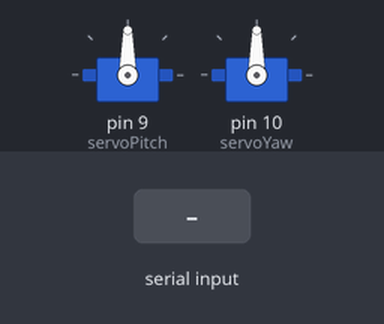
This sketch was run on a simulated Arduino Uno, built with avr-gcc and run on an emulated ATmega328P. Shown: 2 × servo. The test bench sets the inputs (shaded band). What the sketch prints to the serial monitor is not drawn.

Above: at 1.2 s.
1.3 s: "s90\n" received over Serial
At 1.8 s:
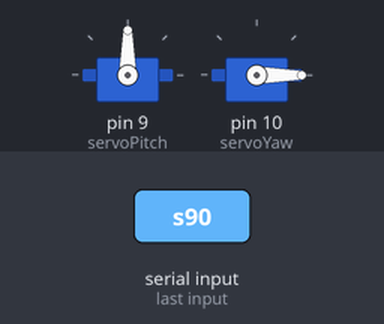
2.8 s: "s,45\n" received over Serial
At 4.0 s:
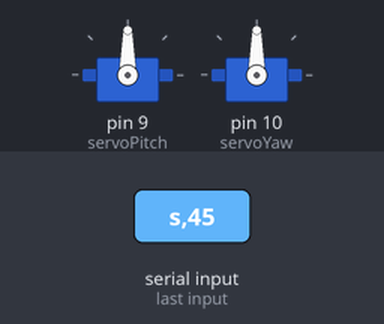
4.3 s: "t90\n" received over Serial
At 5.3 s:
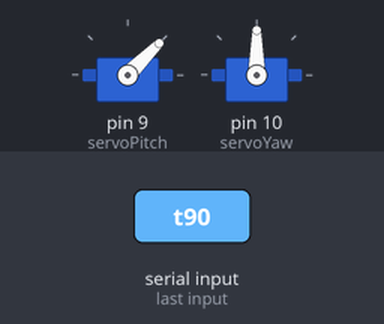
5.8 s: "t,45\n" received over Serial
At 6.4 s:
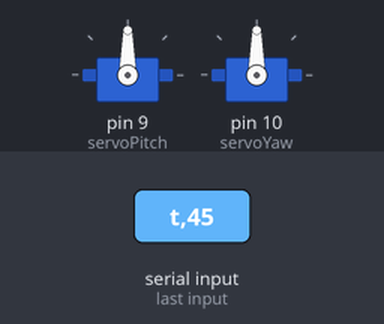
7.3 s: "s" received over Serial
At 8.5 s:
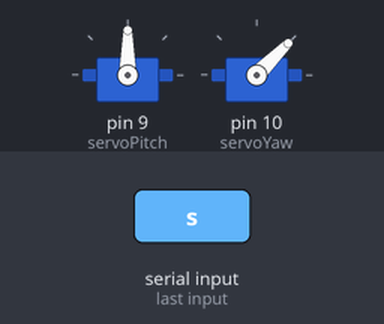
8.8 s: "t" received over Serial
At 9.9 s:
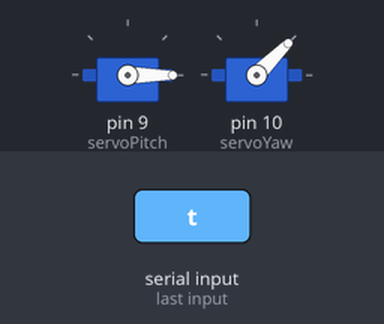
Timing chart, 0 to 11.3 s (numbered marks = the images above; inputs shaded):
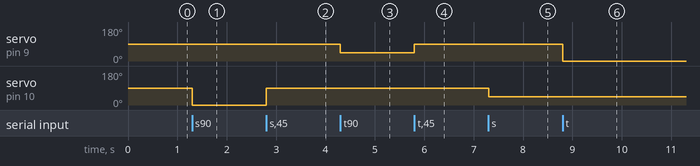

The sketch:

servocontrol.ino
```cpp
#include <Servo.h>

Servo servoYaw;
Servo servoPitch;

int pos = 0;

void setup()
{
  servoPitch.attach(9);
  servoYaw.attach(10);
  servoYaw.write(90);
  servoPitch.write(90);
  Serial.begin(19200);
  Serial.println("Receiving commands.");
}

void loop()
{
  static int buffer = 0;

  if (Serial.available())
  {
    char ch = Serial.read();

    switch(ch)
    {
      case '0'...'9':
        buffer = buffer * 10 + ch - '0';
        break;
      case 's':
        servoYaw.write(buffer);
        delay(15);
        //Serial.print("Yaw is set to: ");
        //Serial.print(buffer, DEC);
        //Serial.println(" degrees");
        buffer = 0;
        break;
      case 't':
        servoPitch.write(buffer);
        delay(15);
        //Serial.print("Pitch is set to: ");
        //Serial.print(buffer, DEC);
        //Serial.println(" degrees");
        buffer = 0;
        break;
    }
  }
}
```

Measured:
- after the input at 1.3 s, servo on pin 10 (servoYaw): 90° → 0° at once
- after the input at 2.8 s, servo on pin 10 (servoYaw): 0° → 90° at once
- after the input at 4.3 s, servo on pin 9 (servoPitch): 90° → 45° at once
- after the input at 5.8 s, servo on pin 9 (servoPitch): 45° → 90° at once
- after the input at 7.3 s, servo on pin 10 (servoYaw): 90° → 45° at once
- after the input at 8.8 s, servo on pin 9 (servoPitch): 90° → 0° at once
